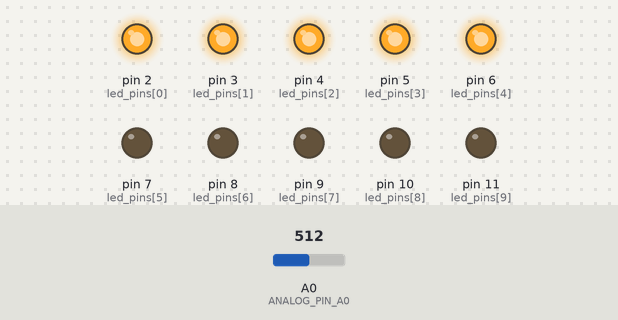
This sketch was run on a simulated Arduino Uno, built with avr-gcc and run on an emulated ATmega328P. Shown: output pins drawn as LEDs (lit = HIGH). The inputs (shaded band) are chosen by the test bench; at power-on: A0 (ANALOG_PIN_A0) = 512.

Above: at 1.2 s.
1.3 s: A0 (ANALOG_PIN_A0) set to 601
2.8 s: A0 (ANALOG_PIN_A0) set to 627
At 3.4 s:
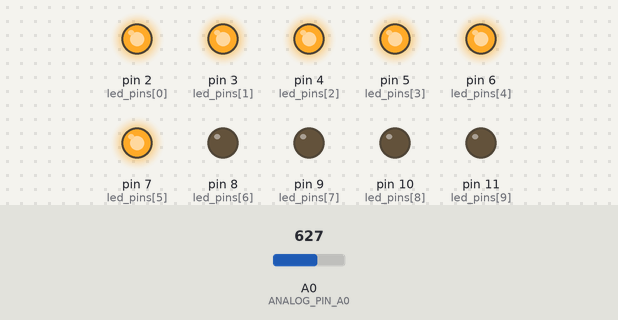
4.3 s: A0 (ANALOG_PIN_A0) set to 511
At 4.6 s:
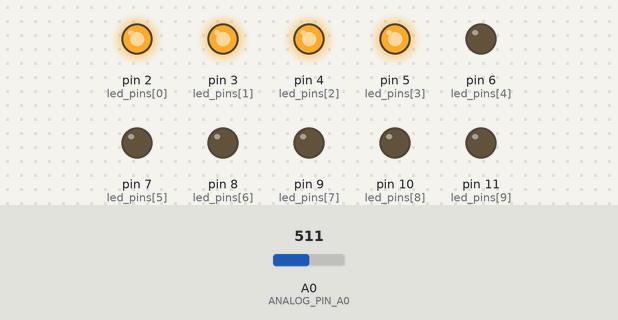
5.8 s: A0 (ANALOG_PIN_A0) set to 425
7.3 s: A0 (ANALOG_PIN_A0) set to 399
At 8.0 s:
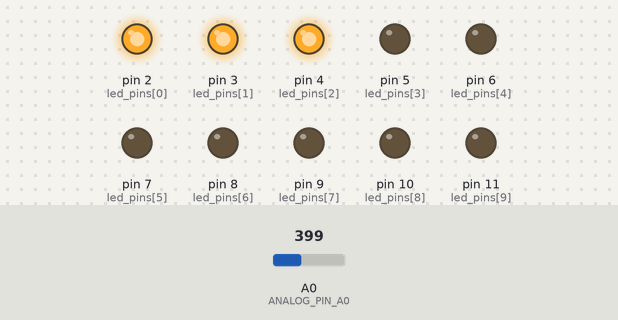
8.8 s: A0 (ANALOG_PIN_A0) set to 716
At 9.2 s:
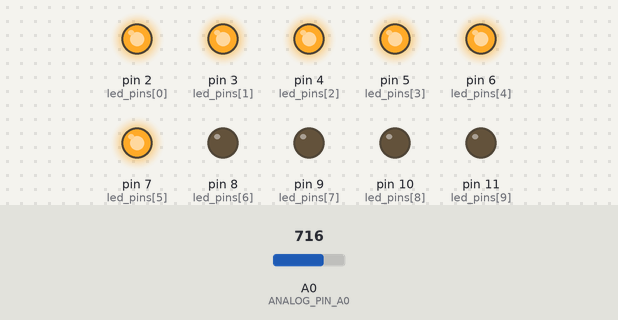
Timing chart, 0 to 11.3 s (numbered marks = the images above; inputs shaded):
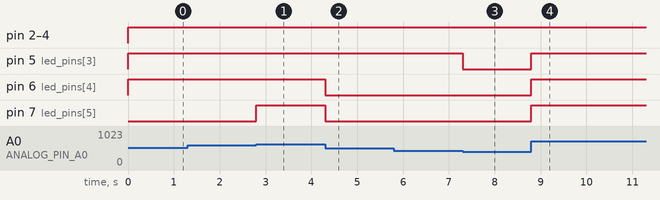

Measured:
- the behaviour switches between 613 and 614 on A0 (ANALOG_PIN_A0) (found by bisection; images 0 and 1)
- the behaviour switches between 410 and 409 on A0 (ANALOG_PIN_A0) (found by bisection; images 2 and 3)
- after the input at 1.3 s, every drawn part: stays the same
- after the input at 2.8 s, pin 7 (led_pins[5]): LOW → HIGH at once
- after the input at 4.3 s, pin 6 (led_pins[4]), pin 7 (led_pins[5]): HIGH → LOW at once
- after the input at 5.8 s, every drawn part: stays the same
- after the input at 7.3 s, pin 5 (led_pins[3]): HIGH → LOW at once
- after the input at 8.8 s, pin 5 (led_pins[3]), pin 6 (led_pins[4]), pin 7 (led_pins[5]): LOW → HIGH at once

The sketch:

led-bar.ino
```cpp
#define ANALOG_PIN_A0 A0

const int led_pins[] = {2, 3, 4, 5, 6, 7, 8, 9, 10, 11};
const int number_of_leds = sizeof(led_pins) / sizeof(int);

void led_bar(int led_level) {
    for (int i = 0; i < number_of_leds; i++) {
        if (i < led_level) {
            digitalWrite(led_pins[i], HIGH);
        } else {
            digitalWrite(led_pins[i], LOW);
        }
    }
}

void setup() {
    for (int i = 0; i < number_of_leds; i++) {
        pinMode(led_pins[i], OUTPUT);
    }
}

void loop() {
    int potentiometer = analogRead(ANALOG_PIN_A0);
    int led_level = map(potentiometer, 0, 1023, 0, number_of_leds);
    led_bar(led_level);
}
```
